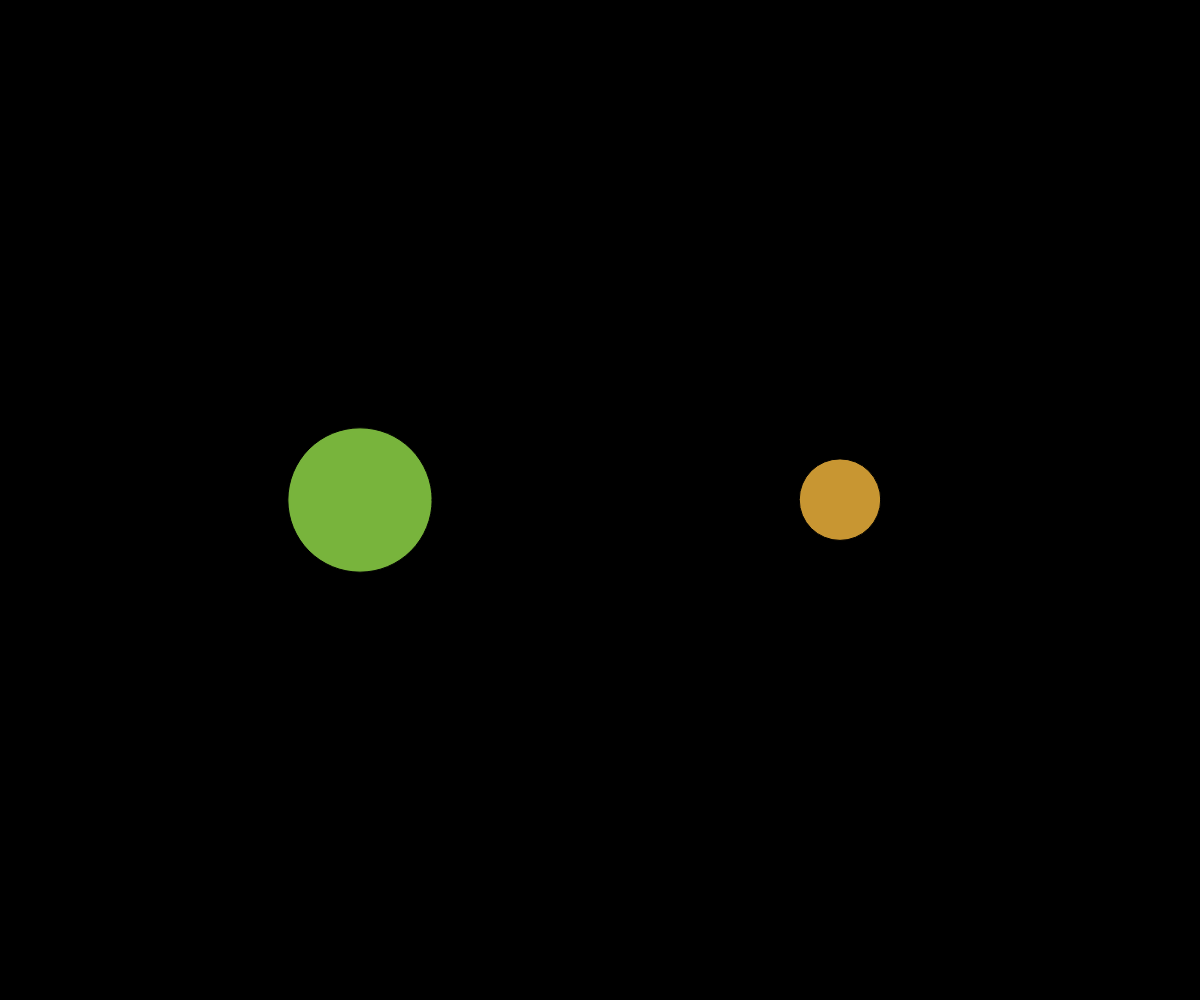
Frame 1 (no input)
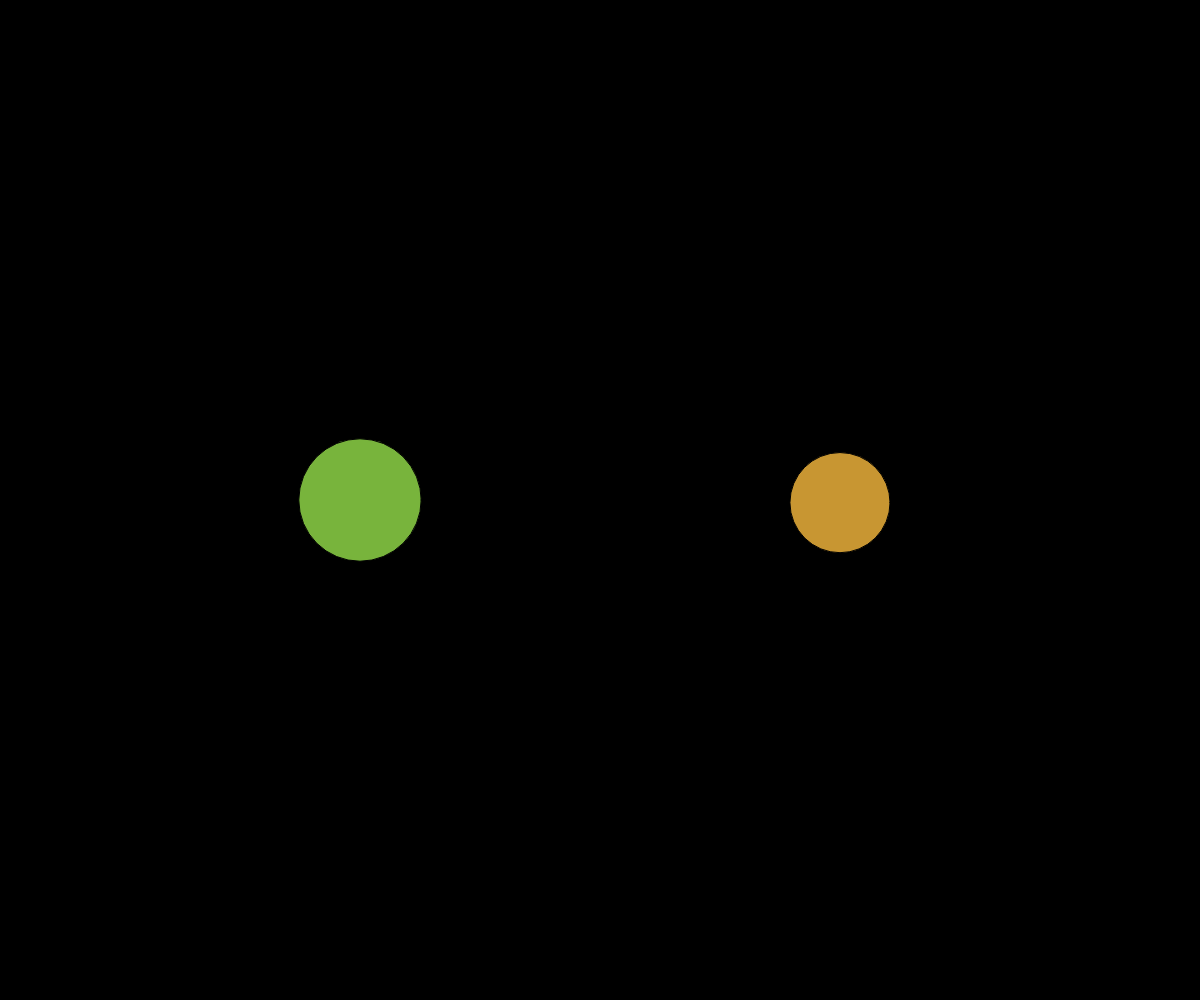
Frame 60 (no input)
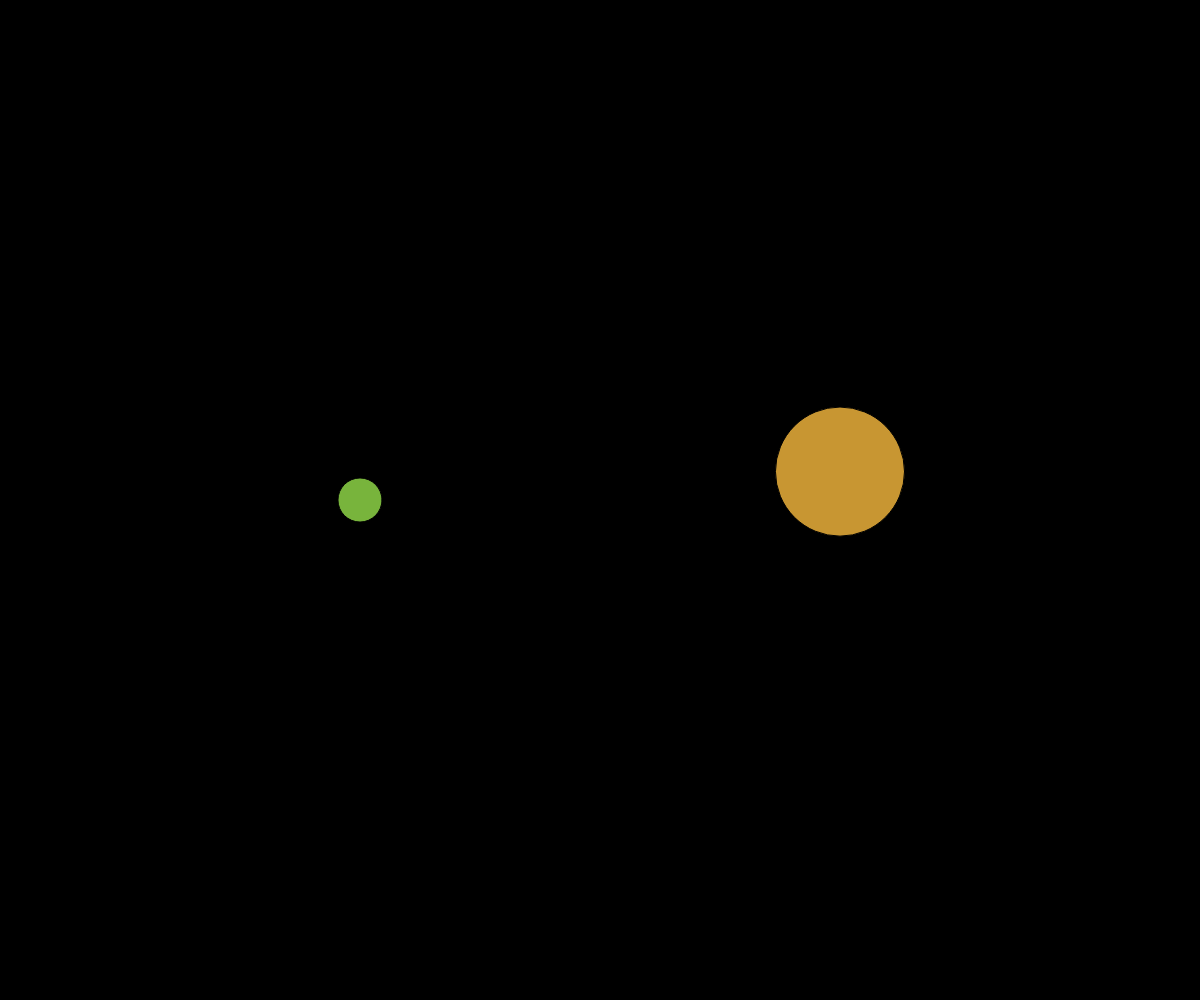
Frame 120 (the mouse pressed at the canvas centre since frame 60)

The p5.js sketch that drew these frames (run headless with seeded random() and noise() and a simulated clock; from frame 60 on, the mouse is pressed at the canvas centre):

// p5.js sketch
// ── sketch.js
// Random VS Noise
// Adela
// 2/27/2026
// Extra for Experts:
// - describe what you did to take this project "above and beyond"

// Looking at unpredictability
// Specifically the difference between
// Uniformly distributed numbers
// and Perlin Noise

//Global Variables
let x1, x2, y1, y2;
let d1, d2;
let minSize = 5; let maxSize = 200

// Variables for using noise()
let noiseTime = 12, noiseSpeed = 0.02;
// noisespeed controls how connected noise are


let ySpeed = 0;
let yNoiseTime = 10, yNoiseSpeed = 0.1;



function setup() {
  createCanvas(windowWidth, windowHeight);
  x1 = width * 0.3; y1 = height * 0.5
  x2 = width * 0.7; y2 = height * 0.5
  frameRate(24);
}

function draw() {
  // randomSeed(703); // actual value
  background(0);
  ySpeed = noise(yNoiseTime);
  ySpeed = map(ySpeed, 0, 1, -5, 5);
  y2 += ySpeed;
  yNoiseTime += yNoiseSpeed;
  
  randomCircle();
  noiseCircle();

}

function stars() {
  //use random to generate 100 stars
  //alt + shift + F = auto format
  fill(255);
  for (let i = 0; i < 100; i++) {
    let x = random(0, width);
    let y = random(0, height);
    let size = random(2, 4);
    circle(x, y, size);
  }


}

function randomCircle() {
  fill(120, 180, 60);
  d1 = random(minSize, maxSize)
  circle(x1, y1, d1);
}

function noiseCircle() {
  // draw a fixed circle with 
  // random()ly changing(but smooth) diameter
  fill(200, 150, 50);
  d2 = noise(noiseTime); //yeilds value between 0-1
  d2 = map(d2, 0, 1, minSize, maxSize);
  circle(x2, y2, d2);
  noiseTime += noiseSpeed;
}
